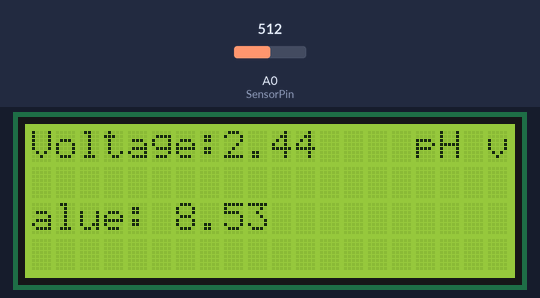
Recording of a sketch running on a simulated Arduino Uno, built with avr-gcc and run on an emulated ATmega328P. Parts: 20×4 character LCD. The inputs (shaded band) are chosen by the test bench; at power-on: A0 (SensorPin) = 512. What the sketch prints to the serial monitor is not drawn.

Above: at 1.4 s.
1.5 s: A0 (SensorPin) set to 572
At 2.3 s:
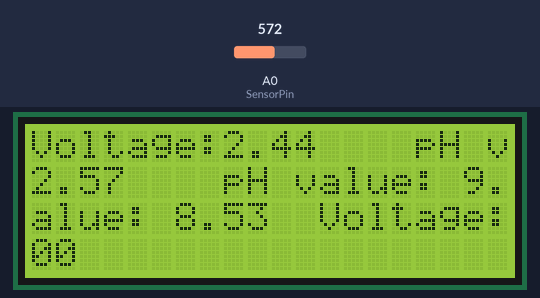
4.5 s: A0 (SensorPin) set to 601
At 5.3 s:
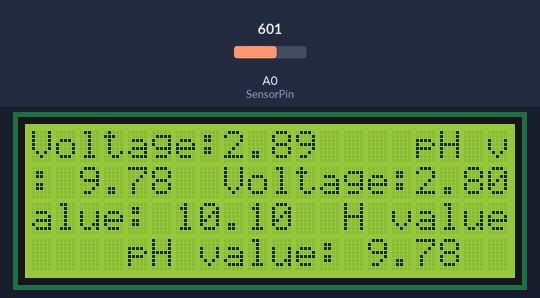
7.5 s: A0 (SensorPin) set to 511
At 8.7 s:
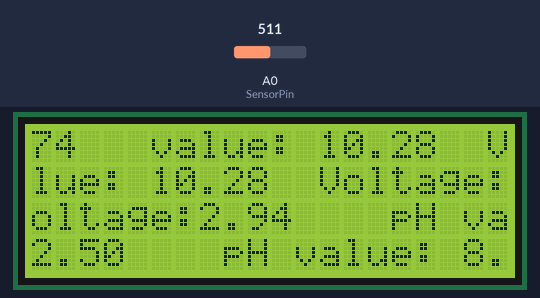
10.5 s: A0 (SensorPin) set to 716
At 11.5 s:
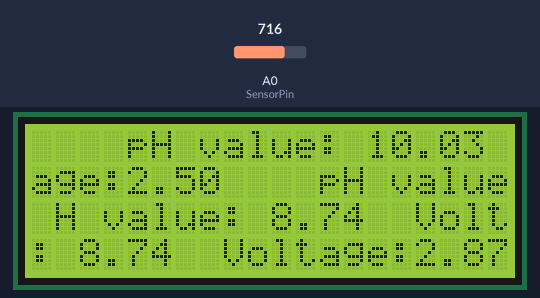
16.5 s: A0 (SensorPin) set to 306
At 17.3 s:
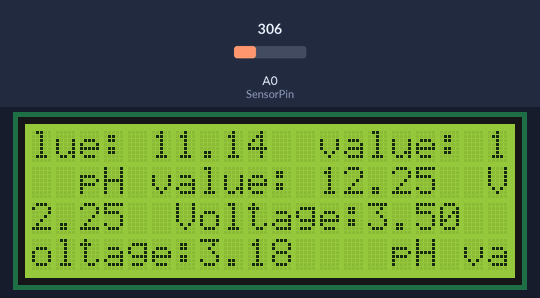
19.5 s: A0 (SensorPin) set to 900
At 20.3 s:
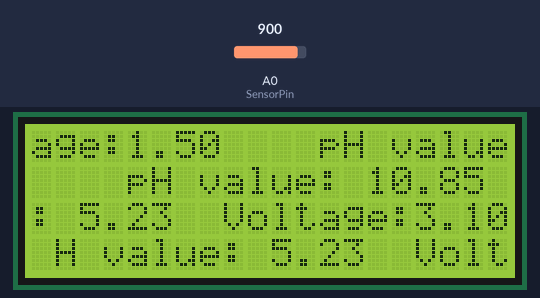
Timing chart, 0 to 22.5 s (numbered marks = the images above; inputs shaded):
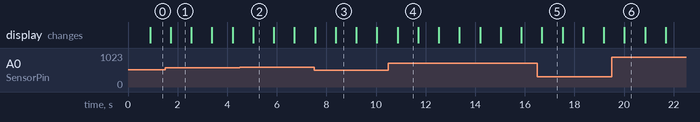

Measured:
- the behaviour switches between 584 and 585 on A0 (SensorPin) (found by bisection; images 1 and 2)
- after the input at 4.5 s, the display: changes after 0.55 s (image 2)
- after the input at 10.5 s, the display: changes after 0.37 s (image 4)
- after the input at 19.5 s, the display: changes after 0.52 s (image 6)
- what the display in image 1 shows lasts 0.9 s, from 1.7 s to 2.6 s

The sketch:

sketch_sep11a.ino
```cpp
#include <Wire.h> // библиотека для протокола I2C
#include <LiquidCrystal_I2C.h>// подключаем библиотеку для LCD
LiquidCrystal_I2C lcd(0x27,20,4); // присваиваем имя LCD для дисплея

#define SensorPin        A0                                                                   // pH meter Analog output to Arduino Analog Input 0
#define Offset           -0.00                                                                // Компенсация смещения
                                                                 // Номер вывода светодиода, который является индикатором нормальной работы скетча
#define samplingInterval 20                                                                   // Интервал в мс между измерениями
#define printInterval    800                                                                  // Интервал в мс между выводами показаний
#define ArrayLenth       40                                                                   // Количество выборок
int pHArray[ArrayLenth];                                                                      // Массив для определения среднего показания напряжения считанного с датчика
int pHArrayIndex=0;                                                                           // Индекс элемента массива pHArray значения которого требуется изменить
                                                                                              //
void setup(void){                                                                             //                                                                    // Конфигурируем вывод светодиода как выход
    lcd.init();
    lcd.backlight();
    Serial.begin(9600);                                                                       // Инициируем передачу данных в монитор последовательного порта на скорости 9600 бит/с
    Serial.println("pH meter experiment!");                                                   // Выводим надпись "pH meter experiment!"
}                                                                                             //
void loop(void){                                                                              //
    static unsigned long samplingTime = millis();                                             // Определяем переменную samplingTime для хранения времени прошедшего с момента старта (переменная создаётся при первом проходе цикла loop и не теряется по его завершении)
    static unsigned long printTime    = millis();                                             // Определяем переменную printTime    для хранения времени прошедшего с момента старта (переменная создаётся при первом проходе цикла loop и не теряется по его завершении)
    static float pHValue, voltage;                                                            // Объявляем переменные для хранения значений напряжения и pH
//  Проводим измерения:                                                                       //
    if(millis() - samplingTime > samplingInterval){                                           // Выполняем код в теле оператора if через каждые samplingInterval мс
        pHArray[pHArrayIndex++] = analogRead(SensorPin);                                      // Читаем данные в очередной элемент массива pHArray
        if(pHArrayIndex==ArrayLenth) pHArrayIndex=0;                                          // Если достигли последнего элемента массива pHArray, то сбрасываем номер текущего элемента этого массива в 0
        voltage = averagearray(pHArray, ArrayLenth) * 5.0 / 1023;                             // Получаем среднее напряжение в мВ из массива напряжений pHArray
        pHValue = 3.5 * voltage + Offset;                                                     // Преобразуем мВ в pH
        samplingTime = millis();                                                              // Обновляем время для переменной samplingTime
    }                                                                                         //
//  Выводим показания в монитор:                                                              //
    if(millis() - printTime > printInterval){                                                 // Выполняем код в теле оператора if через каждые printInterval мс
        lcd.print("Voltage:");                                                             // Выводим надпись "Voltage:"
        lcd.print(voltage,2);                                                              // Выводим среднее напряжение
        lcd.print("    pH value: ");                                                       // Выводим надпись "    pH value: "
        lcd.println(pHValue,2);                                                            // Выводим значение pH
                                                 // Меняем состояние светодиода
        printTime = millis();                                                                 // Обновляем время для переменной printTime
    }                                                                                         //
}                                                                                             //
                                                                                              //
//  Функция определения среднего значения напряжения                                          // Эта функция возвращает среднее арифметическое значение данных массива arr без учёта одного максимального и одного минимального значения массива.
double averagearray(int* arr, int number){                                                    //
    int i,max,min;                                                                            // Объявляем переменные для цикла и экстремумов
    double avg;                                                                               // Объявляем переменную для вывода среднего значения
    long amount=0;                                                                            // Определяем переменную для подсчёта среднего значения
    if(number<=0){ Serial.println("Error number for the array to avraging!/n");  return 0;}   // В массиве arr не может быть 0 и менее элементов
    if(number< 5){ for(i=0; i<number; i++){amount+=arr[i];} avg = amount/number; return avg;  // Если в массиве arr менее 5 элементов, то среднее значение является средним арифметическим значением
    }else{                                                                                    // Если в массиве arr более 5 элементов, то среднее значение считаем иначе ...
        if(arr[0]<arr[1]){ min = arr[0]; max=arr[1];}                                         // Определяем минимальное и максимальное число из первых двух элементов массива
        else             { min = arr[1]; max=arr[0];}                                         // Определяем минимальное и максимальное число из первых двух элементов массива
        for(i=2; i<number; i++){                                                              // Проходим по остальным элементам массива
                 if(arr[i]<min){ amount+=min; min=arr[i]; }                                   // Если значение очередного элемента меньше минимального,  то добавляем к значению amount предыдущее минимальное значение  и обновляем значение min
            else if(arr[i]>max){ amount+=max; max=arr[i]; }                                   // Если значение очередного элемента больше максимального, то добавляем к значению amount предыдущее максимальное значение и обновляем значение max
            else               { amount+=arr[i];          }                                   // Если значение очередного элемента находится в пределах между min и max, то добавляем значение этого элемента к amount
        }                                                                                     //
        avg = (double) amount/(number-2);                                                     // Получаем среднее арифметическое значение (без учета значений первых двух элементов массива arr, т.к. они не добавлялись к amount)
    }                                                                                         //
    return avg;                                                                               // Возвращаем полученное среднее значение
}
```
